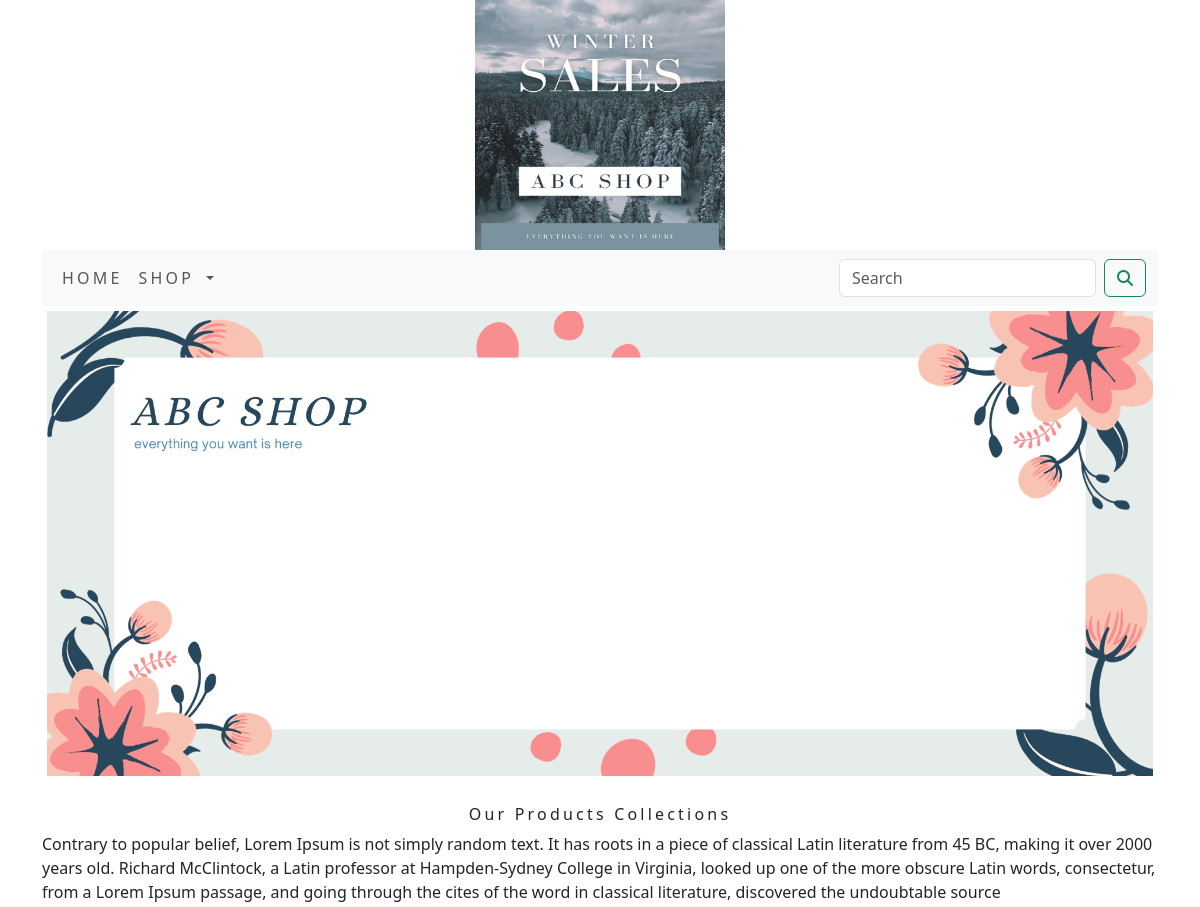
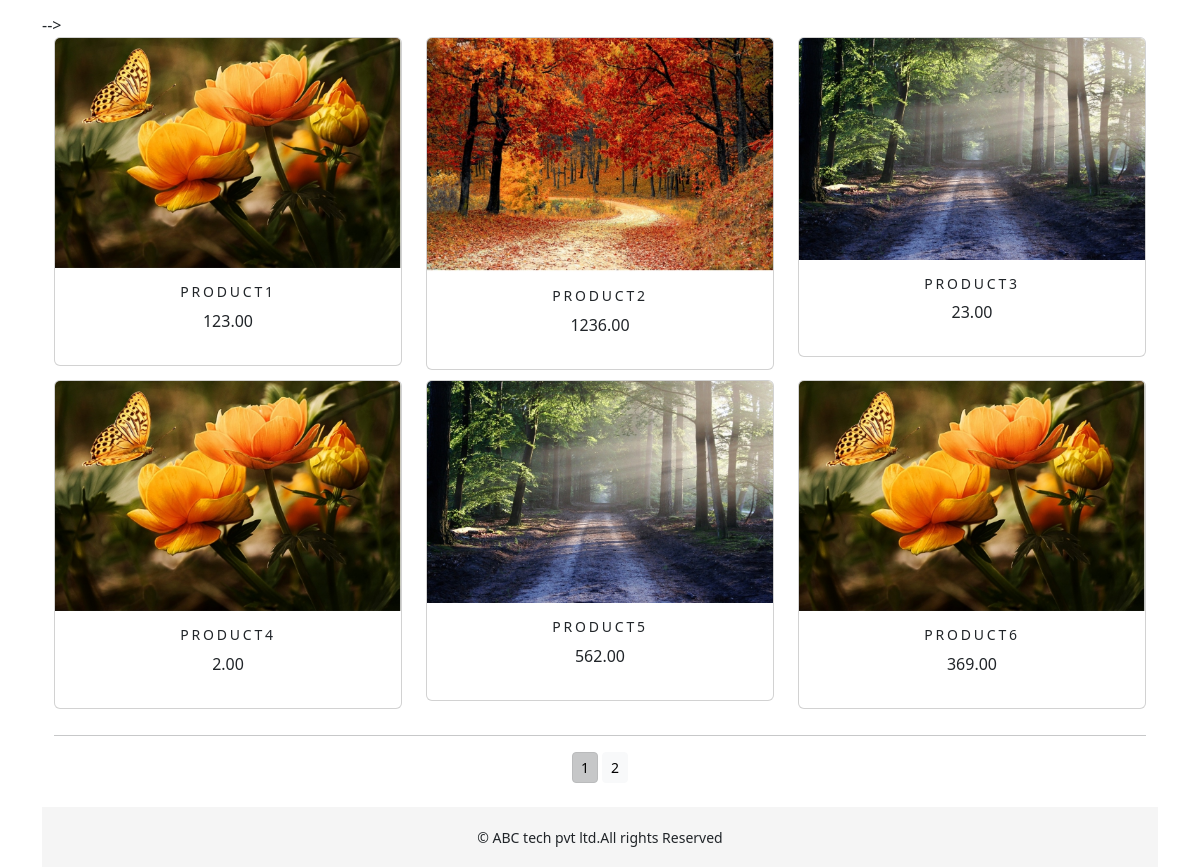
The app's page /ecommerceapp/ with its own data (2 pictures, top to bottom).
### ecommerceapp/models.py (models this page shows, shortened)
class Product(models.Model):
    name=models.CharField(max_length=250,unique=True)
    slug=models.SlugField(max_length=250,unique=True)
    description=models.TextField(blank=True)
    price=models.DecimalField(max_digits=10,decimal_places=2)
    category=models.ForeignKey(Category,on_delete=models.CASCADE)
    image=models.ImageField(upload_to='product',blank=True)
    stock=models.IntegerField()
    available=models.BooleanField(default=True)
    created=models.DateTimeField(auto_now_add=True)
    updated=models.DateTimeField(auto_now=True)
    def get_url(self):
        return reverse('ecommerceapp:prodCatdetail',args=[self.category.slug,self.slug])
    class Meta:
        ordering = ('name',)
        verbose_name = 'product'
        verbose_name_plural = 'products'

### ecommerceapp/views.py (the view)
# urls.py: path('',views.allProdCat,name='allProdCat'),
def allProdCat(request,c_slug=None):
    c_page=None
    products_list=None
    if c_slug!=None:
        c_page=get_object_or_404(Category,slug=c_slug)
        products_list=Product.objects.all().filter(category=c_page,available=True)
    else:
        products_list=Product.objects.all().filter(available=True)
    paginator=Paginator(products_list,6)
    try:
        page=int(request.GET.get('page','1'))
    except:
        page=1
    try:
        products=paginator.page(page)
    except (EmptyPage,InvalidPage):
        products=paginator.page(paginator.num_pages)
    return render(request,"category.html",{'category':c_page,'products':products})

### cart/context_processors.py (called while the page is built)
def counter(request):
    item_count = 0
    if 'admin' in request.path:
        return {}
    else:
        try:
            cart=Cart.objects.filter(cart_id=_cart_id(request))
            car_items=CartItem.objects.all().filter(cart=cart[:1])
            for cart_item in car_items:
                item_count += cart_item.quantity
        except Cart.DoesNotExist:
            item_count = 0
    return dict(item_count=item_count)

### cart/views.py (called while the page is built)
def _cart_id(request):
    cart=request.session.session_key
    if not cart:
        cart=request.session.create()
    return cart

### ecommerceapp/context_processors.py (called while the page is built)
def menu_links(request):
    links=Category.objects.all()
    return dict(links=links)

### ecommerceapp/models.py (called while the page is built)
    def get_url(self):
        return reverse('ecommerceapp:products_by_category',args=[self.slug])

### templates/category.html (shortened to what this page needs)
{% extends 'base.html' %}
{% load static %}
{% block content %}
   <div class="mx_auto">
   {% if category %}
       <img class="my_image" src ="{{category.image.url}}" width="150" height="100" alt="{{category.name}}">
      </div>
<br>
<div>
      <h1 style="text-align:center" class="text-center my_title">{{category.name}}</h1>
      <p style="text-align:center" class="text-justify">{{category.description}}</p>
       </div>
       {% else %}
    <div>
      <img class="my_image my_image_padding" src="{% static 'img/banner.png' %}" alt="our products">
    </div>
    <br>
<div>
      <h1 style="text-align: center;" class="text-center my_title">Our Products Collections</h1>
      <p class="text-justify">Contrary to popular belief, Lorem Ipsum is not simply random text. It has roots in a piece of classical Latin literature from 45 BC, making it over 2000 years old. Richard McClintock, a Latin professor at Hampden-Sydney College in Virginia, looked up one of the more obscure Latin words, consectetur, from a Lorem Ipsum passage, and going through the cites of the word in classical literature, discovered the undoubtable source</p>-->
</div>
   {% endif %}
<div class="container">
     <div class="row mx_auto">
     {% for product in products.object_list %}
          <div class="my_bottom_margin col-9 col-sm-12 col-md-4 col-lg-4">
              <div class="card text-center" style="min-width:18rem;">
                <a href="{{product.get_url}}"><img class="card-img-top my_image" src="{{product.image.url}}" width="100" height="100" alt="{{product.name}}"></a>
              <div class="card-body" >
                <h4>{{product.name}}</h4>
                <p>{{product.price}}</p>
            </div>
               </div>
          </div>
        {% endfor %}
       </div>
     <div class="mx-auto">
         {%if products.paginator.num_pages > 1 %}
         <hr>
         <div class="text-center">
             {% for pg in products.paginator.page_range %}
                 <a href="?page={{pg}}" class="btn btn-light btn-sm {% if products.number == pg %} active {% endif %}">{{pg}}</a>
         {% endfor %}
         </div>
         {% endif %}
     </div>
     <br>
</div>
{% endblock%}

### templates/base.html (shortened to what this page needs)
{% load static %}
<!DOCTYPE html>
<html lang="en">
<head>
    <link href="https://cdn.jsdelivr.net/npm/bootstrap@5.2.0/dist/css/bootstrap.min.css" rel="stylesheet" >
    <link rel="stylesheet" href="{% static 'css/custom.css' %}">
        <link href="{% static 'css/bootstrap.min.css' %}" rel="stylesheet" >
</head>
<body>
<div class="container">
{% include 'header.html' %}
{% include 'navbar.html' %}
{% block content %}
{% endblock %}
</div>
{% include 'footer.html' %}
</body>
</html>

### templates/header.html
{% load static %}
<header>
    <center>
        <a href="{% url 'ecommerceapp:allProdCat' %}">
            <img src="{% static 'img/logo.png' %}" alt="logimage" width="250;" height="250"></a>
        </center>
</header>

### templates/navbar.html (shortened to what this page needs)
<nav class="navbar navbar-expand-lg navbar-light bg-light">
  <div class="container-fluid">
    <div class="collapse navbar-collapse" id="navbarSupportedContent">
      <ul class="navbar-nav me-auto mb-2 mb-lg-0">
        <li class="nav-item">
          <a class="nav-link" href="#">Home</a>
        </li>
        <li class="nav-item dropdown {% if 'ecommerceapp' in request.path %}active{% endif %}">
          <a class="nav-link dropdown-toggle" href="#" id="navbarDropdown" role="button" data-bs-toggle="dropdown" aria-expanded="false">
           Shop
          </a>
        </li>
      </ul>
      <form class="d-flex" action="{% url 'search_app:SearchResult' %}" method="get">
        <input class="form-control me-2" type="search" placeholder="Search" name="q" aria-label="Search">
        <button class="btn btn-outline-success" type="submit"><i class="fa-solid fa-magnifying-glass"></i></button>
      </form>
    </div>
  </div>
</nav>

### templates/footer.html
<div class="footer navbar-fixed-bottom my_footer">
    <p style="text-align: center;">&copy; ABC tech pvt ltd.All rights Reserved</p>
</div>

### static/css/custom.css (style rules this page uses)
body { font-family:'Roboto' , sans-serif; }
.nav-item { letter-spacing :.2em; font_size :14px; text-transform :uppercase; }
.my_footer { background-color:WhiteSmoke; height:60px; }
.my_footer p { padding-top:20px; font-size:14px; }
.my_image { width:100%; height:auto; }
.my_title { font-size:16px; text_transform:uppercase; letter-spacing:.2em; }
.my_image_padding { padding:5px; }
.my_bottom_margin { margin-bottom:10px; }
.card-body h4 { font-size:14px; text-transform:uppercase; letter-spacing:.2em; }

### records on screen
Product: image (picture), name "PRODUCT1", price "123.00"
Product: image (picture), name "PRODUCT2", price "1236.00"
Product: image (picture), name "PRODUCT3", price "23.00"
Product: image (picture), name "PRODUCT4", price "2.00"
Product: image (picture), name "PRODUCT5", price "562.00"
Product: image (picture), name "PRODUCT6", price "369.00"

### other values on screen
{{ pg }} "1" "2"
